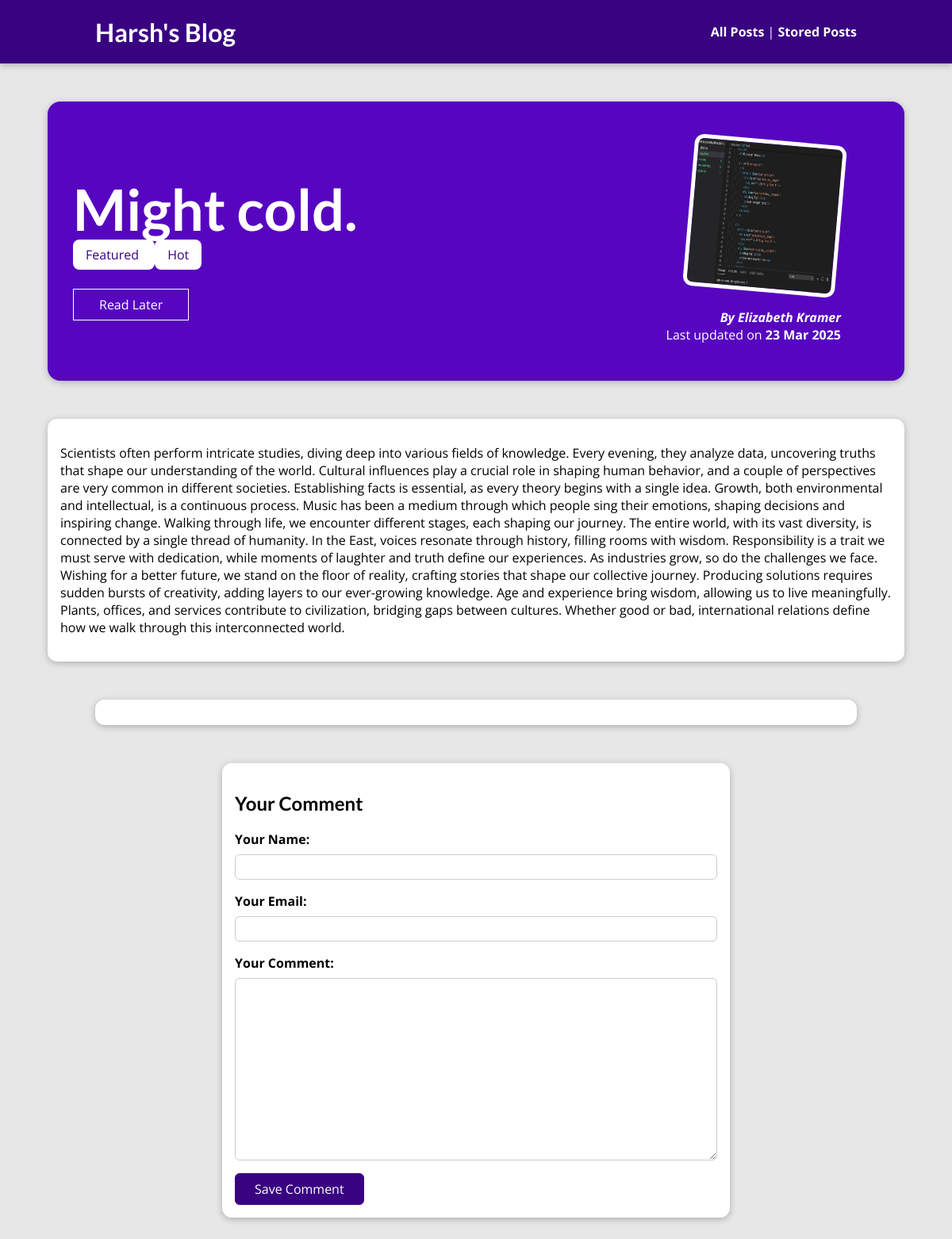
The page /posts/might-cold/ on the database its author committed.
### blog/models.py (models this page shows, shortened)
class Post(models.Model):
    author = models.ForeignKey(
        Author, related_name="posts", on_delete=models.SET_NULL, null=True)
    tags = models.ManyToManyField(Tag, related_name="posts", blank=True)
    image = models.ImageField(upload_to="posts", null=True)
    title = models.CharField(max_length=125)
    excert = models.CharField(max_length=200)
    date = models.DateField(auto_now=True)
    content = models.CharField(max_length=1500)
    slug = models.SlugField(default="", editable=False,
                            null=False, db_index=True, unique=True)

class Tag(models.Model):
    caption = models.CharField(max_length=20, blank=True)

class Author(models.Model):
    first_name = models.CharField(max_length=100)
    last_name = models.CharField(max_length=100)
    email_address = models.EmailField(max_length=254)
    def __str__(self) -> str:
        return f"{self.first_name} {self.last_name}"

### blog/views.py (the view, shortened to what this page needs)
# urls.py: path('posts/<slug:slug>/', views.PostDetailView.as_view(), name="post-detail"),
class PostDetailView(View):
    def is_stored_post(self, request, post_id):
        stored_posts = request.session.get("stored_posts") #Getting the value from session
        if stored_posts is not None:
            is_saved_for_later = post_id in stored_posts
        else:
            is_saved_for_later = False
        return is_saved_for_later
    def get(self, request, slug):
        post = Post.objects.get(slug=slug)
        context = self.post_detail_context(CommentForm(), post, request)
        return render(request, "blog/post-detail.html",context)
    def post_detail_context(self, comment_form, post, request):
        context = {
            "post" : post,
            "post_tags" : post.tags.all(),
            "comment_form" : comment_form,
            "comments" : post.comments.all().order_by("-id"),
            "saved_for_later" : self.is_stored_post(request,post.id)
        }
        return context

### blog/forms.py
class CommentForm(forms.ModelForm):
    class Meta:
        model = Comment
        exclude = ["post"]
        labels = {
            "user_name" : "Your Name",
            "user_email" : "Your Email",
            "text" : "Your Comment"
        }

### blog/templates/blog/post-detail.html (shortened to what this page needs)
{% extends "base.html" %}
{% load static %}
{% block css_files %}
    <link rel="stylesheet" href="{% static "blog/post-detail.css" %}">
{% endblock css_files %}
{% block body %}
    <section id="summary">
        <h2>{{ post.title }}</h2>
        <div>
            {% for tag in post_tags %}
                <span class="tag"> {{ tag.caption }} </span>
            {% endfor %}
        </div>
        <div id="read-later">
           <form action="{% url "read-later" %}" method="POST">
              <button>
                {% if saved_for_later %}
                  Remove from "Read Later" List
                {% else %}
                  Read Later
                {% endif %}
              </button>
           </form>
        </div>
        <article>
            <img src="{{post.image.url}}" alt="{{post.title}}" />
            <address>By <a href="mailto:{{post.author.email_address}}">{{post.author}}</a></address>
            <div>
              Last updated on <time> {{post.date|date:"d M Y"}}</time>
            </div>
        </article>
    </section>
    <main>
       {{post.content|linebreaks}}
    </main>
    <section id="comments">
      </section>
    <section id="comment-form">
        <h2> Your Comment </h2>
        <form action="{% url "post-detail" post.slug %}" method="POST">
            {% for form_field in comment_form %}
              <div class="form-control {% if form_field.errors %}invalid{% endif %}">
                {{ form_field.label_tag }}
                {{ form_field }}
              </div>
            {% endfor %}
            <button>Save Comment</button>
        </form>
    </section>
{% endblock body %}

### static/app.css (style rules this page uses)
* { box-sizing: border-box; }
html { font-family: 'Open Sans', 'Lato', sans-serif; }
body { margin: 0; }
h1, h2, h3 { font-family: 'Lato', sans-serif; font-weight: bold; }

### blog/static/blog/post-detail.css (style rules this page uses)
body { background-color: #e7e7e7; }
#summary { margin: 8rem auto 3rem auto; padding: 2rem; width: 90%; max-width: 90rem; border-radius: 16px; background-color: #5706c0; position: relative; box-shadow: 0 2px 8px rgba(0, 0, 0, 0.25); height: 22rem; }
#summary h2 { color: white; font-size: 4.5rem; margin-bottom: 0.25rem; }
#summary article { position: absolute; top: 2rem; right: 3rem; padding: 1rem 2rem; border-radius: 12px; text-align: right; color: white; }
#summary article img { width: 12rem; height: 12rem; border-radius: 12px; transform: rotateZ(5deg); border: 5px solid white; margin-bottom: 1rem; }
#summary address { font-weight: bold; }
#summary a { color: white; text-decoration: none; }
#summary time { font-weight: bold; }
#read-later { margin: 2rem 0; }
#read-later button { background-color: transparent; border: 1px solid white; padding: 0.5rem 2rem; font: inherit; color: white; cursor: pointer; }
main { width: 90%; max-width: 90rem; margin: 3rem auto; background-color: white; padding: 1rem; border-radius: 12px; box-shadow: 0 2px 8px rgba(0, 0, 0, 0.25); }
.tag { background-color: white; color: #390281; padding: 0.5rem 1rem; border-radius: 8px; }
#comment-form { margin: 3rem auto; width: 90%; max-width: 40rem; border-radius: 12px; background-color: white; box-shadow: 0 2px 8px rgba(0, 0, 0, 0.25); padding: 1rem; }
#comment-form button { font: inherit; background-color: #390281; color: white; border: 1px solid #390281; padding: 0.5rem 1.5rem; border-radius: 6px; cursor: pointer; }
.form-control { margin-bottom: 1rem; }
.form-control label { font-weight: bold; margin-bottom: 0.5rem; display: block; }
.form-control input, .form-control textarea { display: block; width: 100%; font: inherit; padding: 0.25rem; border-radius: 6px; border: 1px solid #ccc; }
#comments { margin: 3rem auto; width: 90%; max-width: 60rem; border-radius: 12px; background-color: white; box-shadow: 0 2px 8px rgba(0, 0, 0, 0.25); padding: 1rem 2rem; }

### rows shown on the page
Post: title "Might cold.", image (picture), author "Elizabeth Kramer", date "23 Mar 2025", content "Scientists often perform intricate studies, diving deep into various fields of knowledge. Every evening, they analyze data, uncovering truths that shape our understanding of the world. Cultural influences play a crucial role in shaping human behavior, and a couple of perspectives are very common in different societies. Establishing facts is essential, as every theory begins with a single idea. Growth, both environmental and intellectual, is a continuous process. Music has been a medium through which people sing their emotions, shaping decisions and inspiring change. Walking through life, we encounter different stages, each shaping our journey. The entire world, with its vast diversity, is…"
Tag: caption "Featured"
Tag: caption "Hot"
